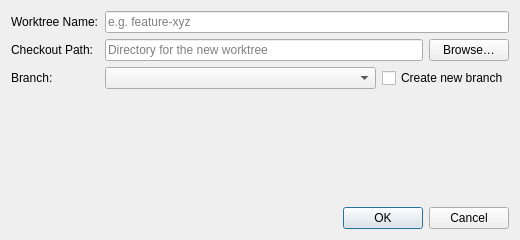
<?xml version="1.0" encoding="UTF-8"?>
<ui version="4.0">
 <class>QGitWorktreeDialog</class>
 <widget class="QDialog" name="QGitWorktreeDialog">
  <property name="geometry">
   <rect>
    <x>0</x>
    <y>0</y>
    <width>520</width>
    <height>240</height>
   </rect>
  </property>
  <property name="windowTitle">
   <string>Manage Worktrees</string>
  </property>
  <layout class="QVBoxLayout" name="verticalLayout">
   <item>
    <layout class="QFormLayout" name="formLayout">
     <item row="0" column="0">
      <widget class="QLabel" name="label_name">
       <property name="text">
        <string>Worktree Name:</string>
       </property>
      </widget>
     </item>
     <item row="0" column="1">
      <widget class="QLineEdit" name="lineEdit_name">
       <property name="placeholderText">
        <string>e.g. feature-xyz</string>
       </property>
      </widget>
     </item>
     <item row="1" column="0">
      <widget class="QLabel" name="label_path">
       <property name="text">
        <string>Checkout Path:</string>
       </property>
      </widget>
     </item>
     <item row="1" column="1">
      <layout class="QHBoxLayout" name="horizontalLayout_path">
       <item>
        <widget class="QLineEdit" name="lineEdit_path">
         <property name="placeholderText">
          <string>Directory for the new worktree</string>
         </property>
        </widget>
       </item>
       <item>
        <widget class="QPushButton" name="pushButton_browse">
         <property name="text">
          <string>Browse…</string>
         </property>
        </widget>
       </item>
      </layout>
     </item>
     <item row="2" column="0">
      <widget class="QLabel" name="label_branch">
       <property name="text">
        <string>Branch:</string>
       </property>
      </widget>
     </item>
     <item row="2" column="1">
      <layout class="QHBoxLayout" name="horizontalLayout_branch">
       <item>
        <widget class="QComboBox" name="comboBox_branch">
         <property name="sizePolicy">
          <sizepolicy hsizetype="Expanding" vsizetype="Fixed">
           <horstretch>1</horstretch>
           <verstretch>0</verstretch>
          </sizepolicy>
         </property>
        </widget>
       </item>
       <item>
        <widget class="QCheckBox" name="checkBox_newBranch">
         <property name="text">
          <string>Create new branch</string>
         </property>
        </widget>
       </item>
      </layout>
     </item>
    </layout>
   </item>
   <item>
    <spacer name="verticalSpacer">
     <property name="orientation">
      <enum>Qt::Orientation::Vertical</enum>
     </property>
     <property name="sizeHint" stdset="0">
      <size>
       <width>20</width>
       <height>10</height>
      </size>
     </property>
    </spacer>
   </item>
   <item>
    <widget class="QDialogButtonBox" name="buttonBox">
     <property name="orientation">
      <enum>Qt::Orientation::Horizontal</enum>
     </property>
     <property name="standardButtons">
      <set>QDialogButtonBox::StandardButton::Cancel|QDialogButtonBox::StandardButton::Ok</set>
     </property>
    </widget>
   </item>
  </layout>
 </widget>
 <resources/>
 <connections>
  <connection>
   <sender>buttonBox</sender>
   <signal>accepted()</signal>
   <receiver>QGitWorktreeDialog</receiver>
   <slot>accept()</slot>
   <hints>
    <hint type="sourcelabel">
     <x>248</x>
     <y>254</y>
    </hint>
    <hint type="destinationlabel">
     <x>157</x>
     <y>274</y>
    </hint>
   </hints>
  </connection>
  <connection>
   <sender>buttonBox</sender>
   <signal>rejected()</signal>
   <receiver>QGitWorktreeDialog</receiver>
   <slot>reject()</slot>
   <hints>
    <hint type="sourcelabel">
     <x>316</x>
     <y>260</y>
    </hint>
    <hint type="destinationlabel">
     <x>286</x>
     <y>274</y>
    </hint>
   </hints>
  </connection>
 </connections>
</ui>
